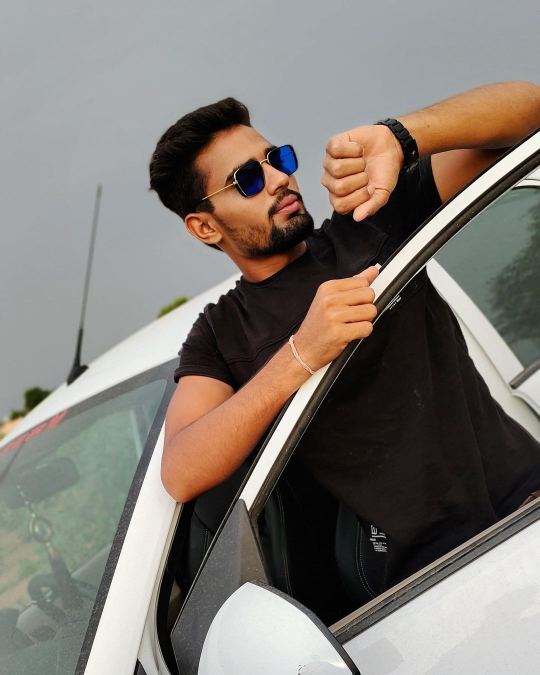
#> input picture face_detection/sagar3.jpg, 1080 x 1350 px, found by its file name (shown at 1/2 size)
$ python face_detection1.py
#> lines starting #> are read from the running program, lines starting #| are printed output that depends on the picture; after the words box and inside, x2 and y2 are one past the last pixel; in counts of white or black regions, pixels touching at a corner belong together
import cv2

face_cascade = cv2.CascadeClassifier("face_detection/haarcascade_frontalface_default.xml")
img = cv2.imread("face_detection/sagar3.jpg")
#> img is the input picture: shape (1350, 1080, 3); mean B, G, R 116.6, 123.2, 129.7
shape = img.shape
#> shape = (1350, 1080, 3)

# cv2.imshow("image", img)
# cv2.waitKey(0)
# cv2.destroyAllWindows()

face = face_cascade.detectMultiScale(img,
scaleFactor = 1.005,
minNeighbors = 5
)
#> face = [[746, 311, 44, 44], [132, 1222, 54, 54], [270, 247, 323, 323]]
for x, y, w, h in face:
    img = cv2.rectangle(img, (x, y), (x+w, y+h), (0,255,0), 4)
#> this loop made 3 passes
#> pass 1, `img = cv2.rectangle(img, (x, y), (x+w, y+h), (0,255,0), 4)`:
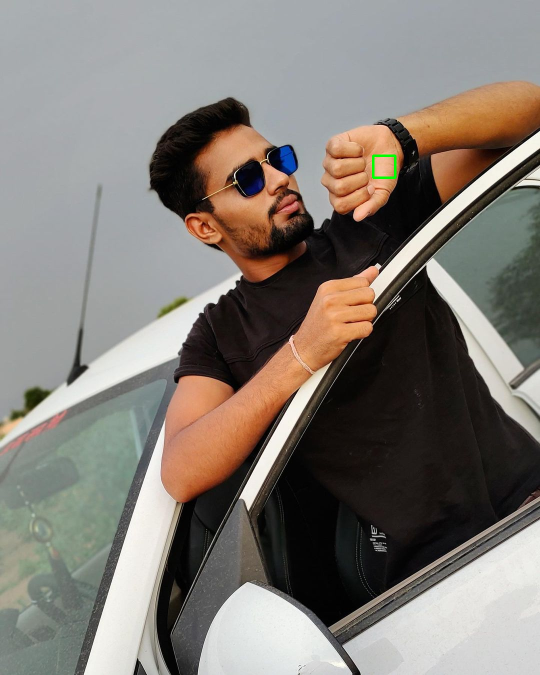
#> img: shape (1350, 1080, 3) (shown at 1/2 size); 0.06% of pixels changed, all inside (x1, y1, x2, y2) = (744, 309, 793, 358)
#> pass 2, `img = cv2.rectangle(img, (x, y), (x+w, y+h), (0,255,0), 4)`:
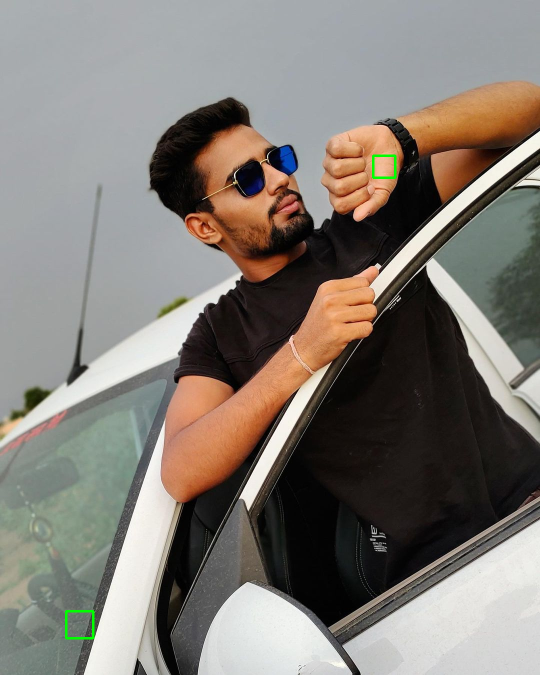
#> img: shape (1350, 1080, 3) (shown at 1/2 size); 0.07% of pixels changed, all inside (x1, y1, x2, y2) = (130, 1220, 189, 1279)
#> pass 3, `img = cv2.rectangle(img, (x, y), (x+w, y+h), (0,255,0), 4)`:
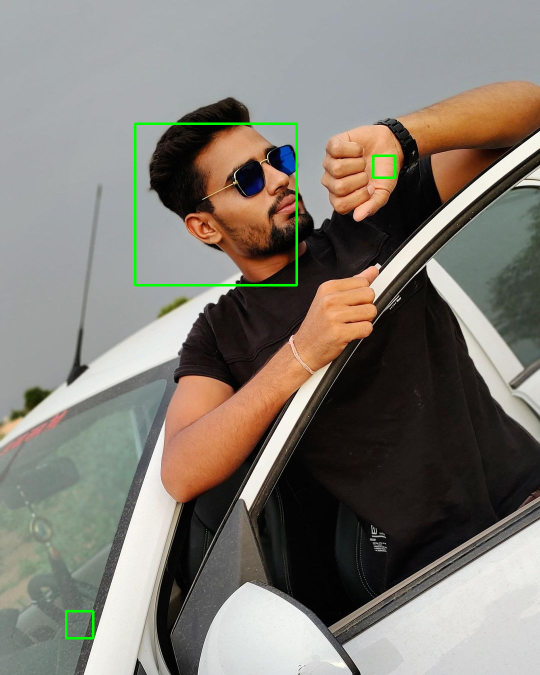
#> img: shape (1350, 1080, 3) (shown at 1/2 size); 0.44% of pixels changed, all inside (x1, y1, x2, y2) = (268, 245, 596, 573)
print(face)
#| [[ 746  311   44   44]
#|  [ 132 1222   54   54]
#|  [ 270  247  323  323]]

resized_image = cv2.resize(img, (int(shape[1]/3), int(shape[0]/3)))
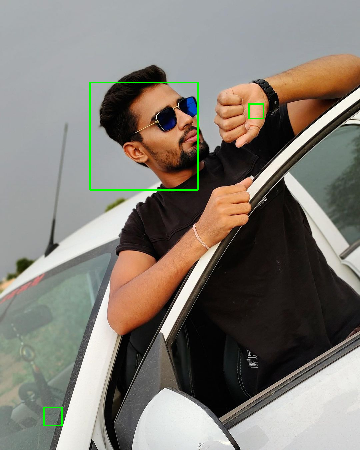
#> resized_image: shape (450, 360, 3); mean B, G, R 116, 124, 128.9


cv2.imshow("image", resized_image)
# cv2.imshow("image", img)

cv2.waitKey(0)
cv2.destroyAllWindows()

$ run again, with face_detection/photo.jpg copied over face_detection/sagar3.jpg
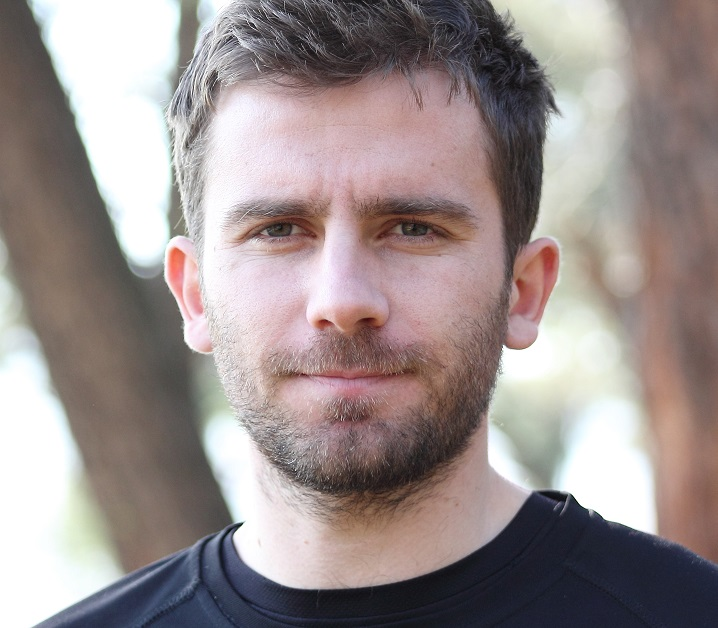
#> input picture face_detection/photo.jpg, 718 x 628 px, found by its file name
#> img is the input picture: shape (628, 718, 3); mean B, G, R 142, 143.2, 154.6
#> face = [[578, 70, 50, 50], [155, 84, 382, 382]]
#> the loop `for x, y, w, h in face:` made 2 passes
#> pass 1, `img = cv2.rectangle(img, (x, y), (x+w, y+h), (0,255,0), 4)`:
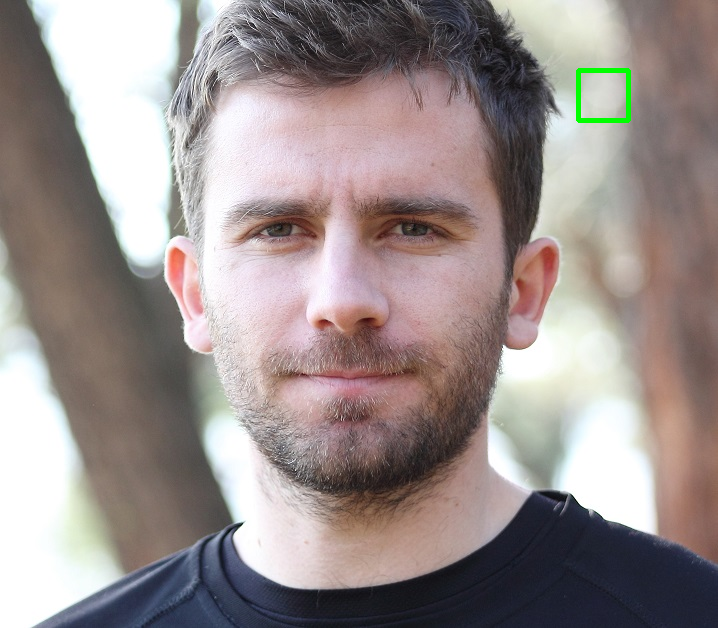
#> img: shape (628, 718, 3); 0.22% of pixels changed, all inside (x1, y1, x2, y2) = (576, 68, 631, 123)
#| [[578  70  50  50]
#|  [155  84 382 382]]
#> `resized_image = cv2.resize(img, (int(shape[1]/3), int(shape[0]/3)))`:
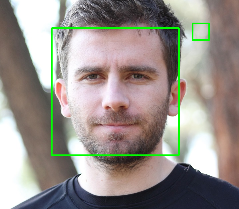
#> resized_image: shape (209, 239, 3); mean B, G, R 138.9, 145.4, 151.3
